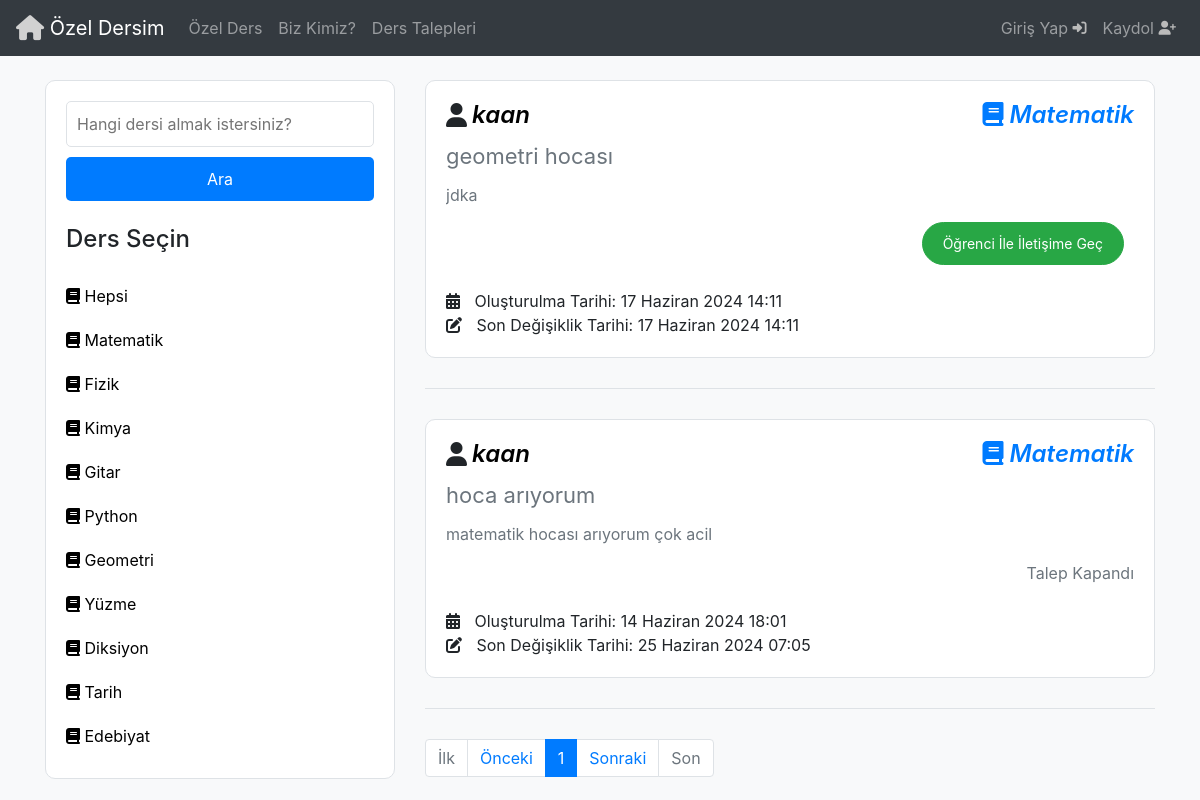
The app's page /derstalepleri/?q=Matematik with its own data.
### Base/models.py (models this page shows, shortened)
class Ders(models.Model):
  ders = models.CharField(max_length=50)
  def __str__(self) :
    return self.ders

class DersTalepleri(models.Model):
  seviye = [
    ('İlkokul', 'İlkokul'),
    ('Ortaokul', 'Ortaokul'),
    ('Lise', 'Lise'),
    ('Üniversite', 'Üniversite'),
    ('Yüksek Lisans','Yüksek Lisans'),
  ]
  ders_tipleri = [
        ('online', 'Online'),
        ('yuz_yuze', 'Yüz Yüze'),
        ('iksisde', 'Online ve Yüz Yüze'),
    ]
  kullanici = models.ForeignKey(User, on_delete=models.CASCADE)
  baslik = models.CharField(max_length=50)
  ders = models.ForeignKey(Ders, on_delete=models.CASCADE)
  talep_notu= models.TextField(max_length=200,null=True,blank=True)
  talep_durumu = models.BooleanField(default=False)
  min_butce = models.IntegerField(validators=[MinValueValidator(0)])
  max_butce = models.IntegerField(validators=[MaxValueValidator(10000)])
  ogrenci_seviyesi = models.CharField(max_length=50,choices=seviye)
  olusturulma_tarihi = models.DateTimeField(auto_now_add=True)
  konum = models.ForeignKey(Sehir, on_delete=models.CASCADE)
  dil = models.ForeignKey(Dil,on_delete=models.CASCADE)
  gunceleme=models.DateTimeField(auto_now=True)
  ders_tipi = models.CharField(
        max_length=50,
        choices=(('online', 'Online'), ('yuz_yuze', 'Yüz Yüze'), ('iksisde', 'Online ve Yüz Yüze')),
    )

### Base/views.py (the view)
# urls.py: path('derstalepleri/', views.derstalepleri,name='DersTalepleri'),
def derstalepleri(request):
   q = request.GET.get('q') if request.GET.get('q') != None else ''
   dersler = Ders.objects.all()
   derstalepleri = DersTalepleri.objects.filter(
      Q(ders__ders__icontains=q) |
      Q(kullanici__username__icontains=q) |
      Q(kullanici__last_name__icontains=q) |
      Q(kullanici__first_name__icontains=q) |
      Q(kullanici__profile__cinsiyet__icontains=q) |
      Q(konum__sehir__icontains=q) |
      Q(baslik__icontains=q) |
      Q(max_butce__icontains=q) |
      Q(min_butce__icontains=q) |
      Q(olusturulma_tarihi__icontains=q) |
      Q(dil__dil__icontains=q)
   )
   paginator = Paginator(derstalepleri,5)
   page_number = request.GET.get('page')
   page_obj = paginator.get_page(page_number)
   context = {'derstalepleri': derstalepleri, 'dersler':dersler,'page_obj':page_obj}
   return render(request, 'DersTalepleri.html',context)

### Templates/DersTalepleri.html (shortened to what this page needs)
{% include 'navbar.html' %}
<!DOCTYPE html>
<html lang="en">
  <head>
    <link
      rel="stylesheet"
      href="https://stackpath.bootstrapcdn.com/bootstrap/4.5.2/css/bootstrap.min.css"
    />
    <link
      rel="stylesheet"
      href="https://cdnjs.cloudflare.com/ajax/libs/font-awesome/6.5.2/css/all.min.css"
    />
  </head>
  <body>
    <div class="container mt-4">
      <div class="row">
        <div class="col-md-4">
          <div class="sidebar">
            <form method="GET" action="{% url 'DersTalepleri' %}">
              <input
                type="text"
                name="q"
                class="search-input"
                placeholder="Hangi dersi almak istersiniz?"
                aria-label="Arama"
                aria-describedby="basic-addon2"
              />
              <button type="submit" class="search-button">Ara</button>
            </form>
            <br>
            <h3>Ders Seçin</h3>
            <a href="{% url 'DersTalepleri' %}"
              ><i class="fas fa-book"></i> Hepsi</a
            >
            {% for ders in dersler %}
            <a href="{% url 'DersTalepleri' %}?q={{ders.ders}}">
              <i class="fas fa-book"></i> {{ders.ders}}</a
            >
            {% endfor %}
          </div>
        </div>
        <div class="col-md-8">
           {% for derstalebi in page_obj reversed %}
          <div class="request-card">
            <div class="d-flex justify-content-between align-items-center">
              <h5 class="d-flex align-items-center">
                <i class="fas fa-user"></i>
                <a href="{% url 'TalepDetay' derstalebi.id %}" class="user-name"> {{ derstalebi.kullanici }}</a>
              </h5>
              <h5>
                <i class="fas fa-book" style="color: #007bff"></i>
                <span class="lesson-name">{{ derstalebi.ders }}</span>
              </h5>
            </div>
           <p style="font-size: 22px;" > {{derstalebi.baslik}}</p>
            <p>{{ derstalebi.talep_notu }}</p>
            <div class="request-actions">
              {% if derstalebi.kullanici == request.user %}
              <div class="right-actions">
                <style>
                  .btn-custom-sm {
                      padding: 0.60rem 1rem;
                      font-size: 0.85rem;
                  }
              </style>
              <a
                  href="{% url 'TalepDuzenle' derstalebi.id %}"
                  class="btn btn-warning btn-sm btn-custom btn-warning-custom btn-custom-sm"
                  >Talebi Düzenle</a
              >
              <a
                  href="{% url 'TalepSil' derstalebi.id %}"
                  class="btn btn-danger btn-sm btn-custom btn-danger-custom btn-custom-sm"
                  >Talebi Sil</a
              >
              <a
                  href="{% url 'TalepKabul' derstalebi.id %}"
                  class="btn btn-success btn-sm btn-custom btn-success-custom btn-custom-sm"
                  >Talebi Kapat</a
              >
              </div>
              {% else %} {% if derstalebi.talep_durumu == False %}
              <div class="right-actions">
                {% if request.user.is_authenticated %}
                <a
                  href="{% url 'IletisimeGec1' derstalebi.id %}"
                  class="btn btn-success btn-sm btn-custom btn-success-custom"
                  >Öğrenci İle İletişime Geç</a
                >
                {% else %}
                <a
                  href="{% url 'register' %}"
                  class="btn btn-success btn-sm btn-custom btn-success-custom"
                  >Öğrenci İle İletişime Geç</a
                >{% endif %}
              </div>
              {% else %}
              <span class="text-muted">Talep Kapandı</span>
              {% endif %} {% endif %}
            </div>
            <br>
            <div>
              <div class="box">
                  <i class="fas fa-calendar-alt"></i>
                  <span>Oluşturulma Tarihi: {{derstalebi.olusturulma_tarihi}}</span>
              </div>
              <div class="box">
                  <i class="fas fa-edit"></i>
                  <span>Son Değişiklik Tarihi: {{derstalebi.gunceleme}}</span>
              </div>
          </div>
          </div>
          <div class="divider"></div>
          {% endfor %}
          <nav aria-label="Page navigation">
            <ul class="pagination">
              <li class="page-item {% if not page_obj.has_previous %}disabled{% endif %}">
                <a class="page-link" href="?page=1">İlk</a>
              </li>
              <li class="page-item">
                {% if page_obj.has_previous %}
             <a class="page-link" href="?page={{ page_obj.previous_page_number }}">Önceki</a>
                {% else %}
                   <span class="page-link">Önceki</span>
                {% endif %}
              </li>
              {% for num in page_obj.paginator.page_range %}
              <li class="page-item {% if page_obj.number == num %}active{% endif %}">
                <a class="page-link" href="?page={{ num }}">{{ num }}</a>
              </li>
              {% endfor %}
              <li class="page-item">
                {% if page_obj.has_next %}
             <a class="page-link" href="?page={{ page_obj.next_page_number }}">Sonraki</a>
                {% else %}
                   <span class="page-link">Sonraki</span>
                {% endif %}
              </li>
              <li class="page-item {% if not page_obj.has_next %}disabled{% endif %}">
                <a class="page-link" href="?page={{ page_obj.paginator.num_pages }}">Son</a>
              </li>
            </ul>
          </nav>
        </div>
      </div>
    </div>
  </body>
</html>

### Templates/DersTalepleri.html (style rules this page uses)
body { background-color: #f8f9fa; }
.request-card { margin-bottom: 20px; border: 1px solid #dee2e6; border-radius: 10px; padding: 20px; background-color: #ffffff; transition: box-shadow 0.3s; width: 100%; max-width: 100%; }
.request-card h5 { margin: 0; font-size: 1.5rem; font-weight: 600; word-wrap: break-word; word-break: break-all; }
.request-card h5 a, .request-card p { overflow: hidden; text-overflow: ellipsis; white-space: nowrap; display: block; }
.request-card p { margin: 10px 0; color: #6c757d; }
.request-actions { margin-top: 15px; display: flex; justify-content: flex-end; }
.request-actions .right-actions { display: flex; }
.request-actions a { margin-right: 10px; }
.divider { margin: 30px 0; border-bottom: 1px solid #dee2e6; }
.btn-custom { border-radius: 50px; padding: 10px 20px; }
.btn-success-custom { background-color: #28a745; border-color: #28a745; }
.user-name { color: black; font-style: italic; margin-left: 5px; }
.lesson-name { color: #007bff; font-style: italic; }
.search-input { width: 100%; padding: 10px; margin-bottom: 10px; border: 1px solid #dee2e6; border-radius: 5px; }
.search-button { display: block; width: 100%; padding: 10px; background-color: #007bff; color: #fff; border: none; border-radius: 5px; cursor: pointer; }
.sidebar { padding: 20px; border: 1px solid #dee2e6; border-radius: 10px; background-color: #ffffff; margin-bottom: 20px; }
.sidebar h3 { font-size: 1.5rem; margin-bottom: 20px; }
.sidebar a { display: block; padding: 10px 0; color: #000000; text-decoration: none; }
.box i { margin-right: 10px; }

### records on screen
Ders: ders "Matematik"
Ders: ders "Fizik"
Ders: ders "Kimya"
Ders: ders "Gitar"
Ders: ders "Python"
Ders: ders "Geometri"
Ders: ders "Yüzme"
Ders: ders "Diksiyon"
Ders: ders "Tarih"
Ders: ders "Edebiyat"
DersTalepleri: kullanici "kaan", ders "Matematik", baslik "geometri hocası", talep_notu "jdka", talep_durumu "Öğrenci İle İletişime Geç", olusturulma_tarihi "17 Haziran 2024 14:11", gunceleme "17 Haziran 2024 14:11"
DersTalepleri: kullanici "kaan", ders "Matematik", baslik "hoca arıyorum", talep_notu "matematik hocası arıyorum çok acil", talep_durumu "Talep Kapandı", olusturulma_tarihi "14 Haziran 2024 18:01", gunceleme "25 Haziran 2024 07:05"

### other values on screen
{{ num }} "1"
